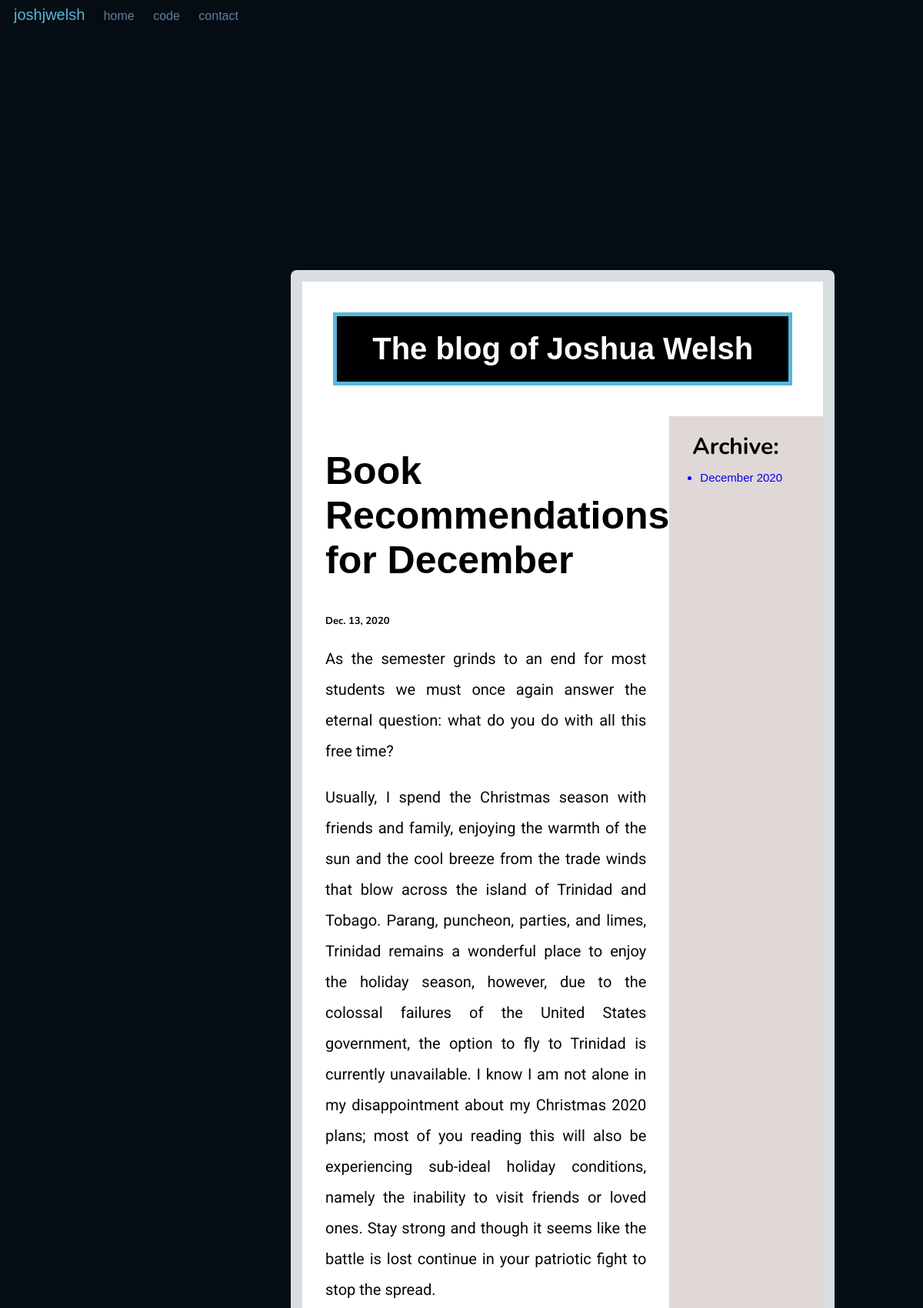
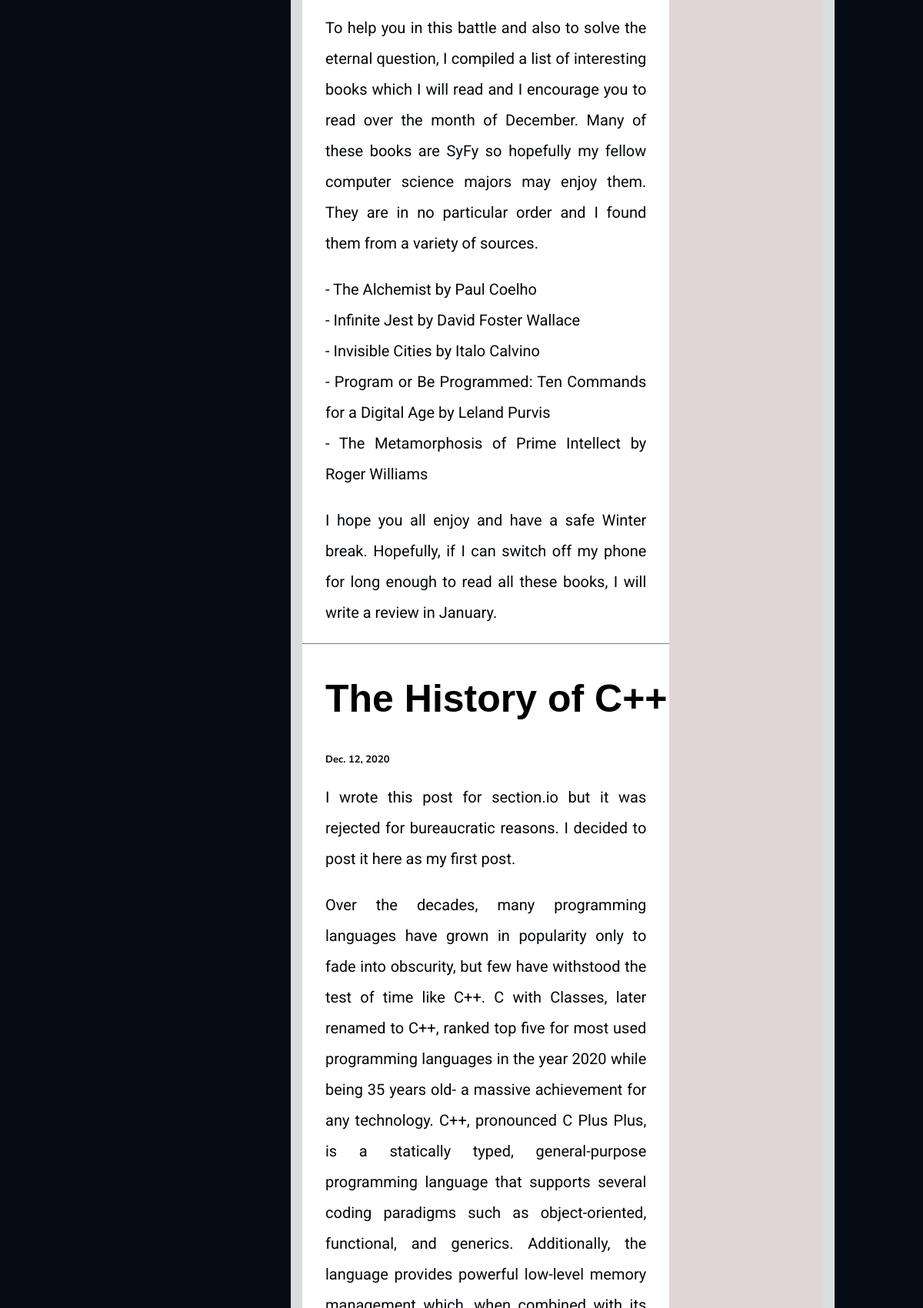
Screenshot of /blog/ (upper part) with the database file from the repository (2 pictures, top to bottom).
### blog/models.py (models this page shows, shortened)
class Post(models.Model):
    title = models.CharField(max_length=100)
    created_on = models.DateField(auto_now_add=True)
    updated_on = models.DateTimeField(auto_now= True)
    content = models.TextField()
    post_refs = models.TextField(null=True)
    class Meta:
        ordering = ['-created_on']

### blog/views.py (the view)
# urls.py: path('', views.home, name='blog-home'),
def home(request):
    posts = Post.objects.all()
    context = {
        'posts' : posts[:5],
    }
    return render(request, 'blog/blog.html', context)

### blog/context_processors.py (called while the page is built)
def posts(request):
    return {
        'all_posts': Post.objects.order_by('created_on'),
    }

### blog/templates/blog/blog.html
{% extends "blog/base.html" %}
{% block head %}
The blog of Joshua Welsh
{% endblock %}
{% block content %}
{% for post in posts %}
<div class="container">
        <h2>{{post.title }}</h2>
        <h4>{{post.created_on}}</h4>
        <p>{{post.content | linebreaks}}</p>
</div>
{%endfor %}
{% endblock %}

### blog/templates/blog/base.html (shortened to what this page needs)
<!DOCTYPE html>
<html lang="en">
<head>
    {% load static %}
    <link rel="stylesheet" type='text/css' href="{% static 'blog/css/index.css' %}">
    <link rel="stylesheet" href="https://use.typekit.net/ncq8otg.css">
</head>
<body>
    <div class="grid">
        <div class="navbar-header">
            <a href="https://github.com/joshjwelsh" class="github">joshjwelsh</a>
            <a class="side" href="{% url 'index' %}">home</a>
            <a class="side" href="{% url 'code' %}">code</a>
            <a class="side" href="">contact</a>
        </div>
        <div class="content">
            <div class="head">
                {% block head %}{% endblock %}
            </div>
            <div class="content-body">
                {% block content %}{% endblock %}
            </div>
            <div class="archive" id='site__side'>
                <section>
                {% regroup all_posts by posted.created_on as year_list %}
                                                    <h4 class="archive-header">Archive:</h4>
                    <ul>
                        {% for year in year_list %}
                        <a href="{% url 'archives' year.list.0.created_on.year year.list.0.created_on.month  %}"><li>{{ year.list.0.created_on | date:'F Y' }} </li></a>
                            {% regroup year.list by posted.month as month_list %}
                        {% endfor %}
                    </ul>
                </section>
            </div>
        </div>
    </div>
</body>
</html>

### blog/static/blog/css/index.css (style rules this page uses)
* { text-decoration: none; }
html, body { max-width: 100%; overflow-x: hidden; font-family: 'Noto Sans JP', sans-serif; background-color: #050c14; }
.navbar-header { grid-area: navbar-header; }
a { display: inline; padding:10px; }
h2 { color: black; font-family: marine-oblicua,sans-serif; font-size: 50px; padding-left: 30px; }
h4 { font-size: 13px; font-family: 'Nunito', sans-serif; padding-left: 30px; }
p { font-size: 20px; color:#02070c; padding-left: 30px; padding-right: 30px; line-height: 2; text-align: justify; }
li { font-size: 15px; }
.archive-header { font-size:30px; }
.container { color: black; font-size: 20; font-family: 'Roboto', sans-serif; border-bottom: 1px solid grey; }
.side { color:#5d80a0; }
.github { color: #57b7da; font-size: 20px; }
div.head { grid-area: head; display: grid; grid-column-start: 1; grid-column-end: 6; justify-content: center; font-size: 40px; font-family: marine-oblicua,sans-serif; font-weight: 700; font-style: normal; background: black; color: #fff; padding: 20px; margin : 1em; border: 5px solid #57b7da; }
div.content-body { grid-area: content-body; }
div.archive { grid-area:archive; display: grid; grid-column-start: 3; grid-column-end: 6; line-height: 0px; background: rgb(224, 215, 215); }
.grid { display: grid; grid-template-columns: 50px auto 50px; grid-template-areas: "navbar-header navbar-header ." ". content ." "footer footer footer" ; }
.content { grid-area:content; margin: 20em; padding: 15px; background: #fff; background-clip: content-box; box-shadow: inset 0 0 0 15px #d9dfe0; border-radius: 8px; display: grid; grid-template-columns: 100px auto 200px; grid-template-areas: "head head head" "content-body content-body archive" ; }

### rows the page displays
Post: title "Book Recommendations for December", created_on "Dec. 13, 2020", content "As the semester grinds to an end for most students we must once again answer the eternal question: what do you do with all this free time? Usually, I spend the Christmas season with friends and family, enjoying the warmth of the sun and the cool breeze from the trade winds that blow across the island of Trinidad and Tobago. Parang, puncheon, parties, and limes, Trinidad remains a wonderful place to enjoy the holiday season, however, due to the colossal failures of the United States government, the option to fly to Trinidad is currently unavailable. I know I am not alone in my disappointment about my Christmas 2020 plans; most of you reading this will also be experiencing sub-ideal holiday…"
Post: title "The History of C++", created_on "Dec. 12, 2020", content "I wrote this post for section.io but it was rejected for bureaucratic reasons. I decided to post it here as my first post.", list.0.created_on "December 2020"
